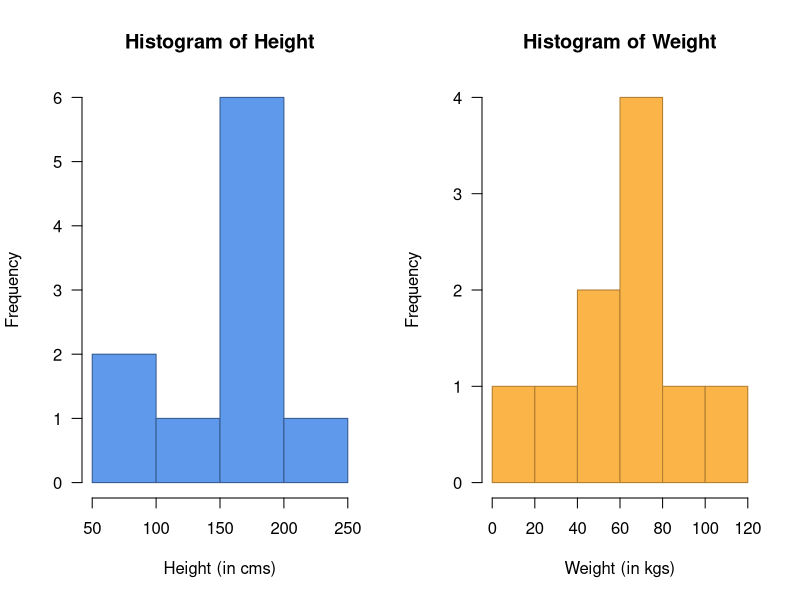

Here is the R script that generated this plot:
# Histograms of Height and Weight


# read data set
sw <- read.csv('../../data/clean_data/starwars_clean.csv')


# open graphic device
pdf(file = '../../images/histograms.pdf', width = 8, height = 4)
# figure settings
op <- par(mfrow = c(1,2))
# histogram of height
hist(sw$height, las = 1, col = '#5E99EC', border = '#385b8d', 
     main = 'Histogram of Height',
     xlab = 'Height (in cms)')

# histogram of weight
hist(sw$weight, las = 1, col = '#FBB448', border = '#af7d32', 
     main = 'Histogram of Weight',
     xlab = 'Weight (in kgs)')

# close device
par(op)
dev.off()
